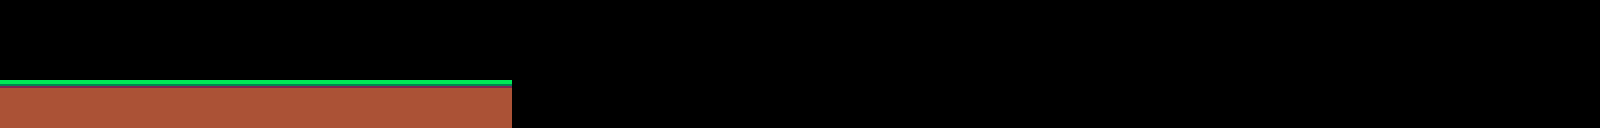

Tiled map render using the project's own tile images. Description and the whole map definition, tile-layer contents included, below:
An orthogonal 100x8 tile map with 16x16 px tiles, 1 tile layer (Camada de Tiles 1).

<map version="1.0" orientation="orthogonal" renderorder="right-down" width="100" height="8" tilewidth="16" tileheight="16" nextobjectid="1">
 <tileset firstgid="1" name="ground" tilewidth="16" tileheight="16" tilecount="28" columns="7">
  <image source="ground.png" width="112" height="64" />
  <tile id="0">
   <properties>
    <property name="solid" type="int" value="0" />
   </properties>
  </tile>
 </tileset>
 <layer name="Camada de Tiles 1" width="100" height="8">
  <data encoding="csv">
0,0,0,0,0,0,0,0,0,0,0,0,0,0,0,0,0,0,0,0,0,0,0,0,0,0,0,0,0,0,0,0,0,0,0,0,0,0,0,0,0,0,0,0,0,0,0,0,0,0,0,0,0,0,0,0,0,0,0,0,0,0,0,0,0,0,0,0,0,0,0,0,0,0,0,0,0,0,0,0,0,0,0,0,0,0,0,0,0,0,0,0,0,0,0,0,0,0,0,0,
0,0,0,0,0,0,0,0,0,0,0,0,0,0,0,0,0,0,0,0,0,0,0,0,0,0,0,0,0,0,0,0,0,0,0,0,0,0,0,0,0,0,0,0,0,0,0,0,0,0,0,0,0,0,0,0,0,0,0,0,0,0,0,0,0,0,0,0,0,0,0,0,0,0,0,0,0,0,0,0,0,0,0,0,0,0,0,0,0,0,0,0,0,0,0,0,0,0,0,0,
0,0,0,0,0,0,0,0,0,0,0,0,0,0,0,0,0,0,0,0,0,0,0,0,0,0,0,0,0,0,0,0,0,0,0,0,0,0,0,0,0,0,0,0,0,0,0,0,0,0,0,0,0,0,0,0,0,0,0,0,0,0,0,0,0,0,0,0,0,0,0,0,0,0,0,0,0,0,0,0,0,0,0,0,0,0,0,0,0,0,0,0,0,0,0,0,0,0,0,0,
0,0,0,0,0,0,0,0,0,0,0,0,0,0,0,0,0,0,0,0,0,0,0,0,0,0,0,0,0,0,0,0,0,0,0,0,0,0,0,0,0,0,0,0,0,0,0,0,0,0,0,0,0,0,0,0,0,0,0,0,0,0,0,0,0,0,0,0,0,0,0,0,0,0,0,0,0,0,0,0,0,0,0,0,0,0,0,0,0,0,0,0,0,0,0,0,0,0,0,0,
0,0,0,0,0,0,0,0,0,0,0,0,0,0,0,0,0,0,0,0,0,0,0,0,0,0,0,0,0,0,0,0,0,0,0,0,0,0,0,0,0,0,0,0,0,0,0,0,0,0,0,0,0,0,0,0,0,0,0,0,0,0,0,0,0,0,0,0,0,0,0,0,0,0,0,0,0,0,0,0,0,0,0,0,0,0,0,0,0,0,0,0,0,0,0,0,0,0,0,0,
1,1,1,1,1,1,1,1,1,1,1,1,1,1,1,1,1,1,1,1,1,1,1,1,1,1,1,1,1,1,1,1,0,0,0,0,0,0,0,0,0,0,0,0,0,0,0,0,0,0,0,0,0,0,0,0,0,0,0,0,0,0,0,0,0,0,0,0,0,0,0,0,0,0,0,0,0,0,0,0,0,0,0,0,0,0,0,0,0,0,0,0,0,0,0,0,0,0,0,0,
3,3,3,3,3,3,3,3,3,3,3,3,3,3,3,3,3,3,3,3,3,3,3,3,3,3,3,3,3,3,3,3,0,0,0,0,0,0,0,0,0,0,0,0,0,0,0,0,0,0,0,0,0,0,0,0,0,0,0,0,0,0,0,0,0,0,0,0,0,0,0,0,0,0,0,0,0,0,0,0,0,0,0,0,0,0,0,0,0,0,0,0,0,0,0,0,0,0,0,0,
3,3,3,3,3,3,3,3,3,3,3,3,3,3,3,3,3,3,3,3,3,3,3,3,3,3,3,3,3,3,3,3,0,0,0,0,0,0,0,0,0,0,0,0,0,0,0,0,0,0,0,0,0,0,0,0,0,0,0,0,0,0,0,0,0,0,0,0,0,0,0,0,0,0,0,0,0,0,0,0,0,0,0,0,0,0,0,0,0,0,0,0,0,0,0,0,0,0,0,0
</data>
 </layer>
</map>
